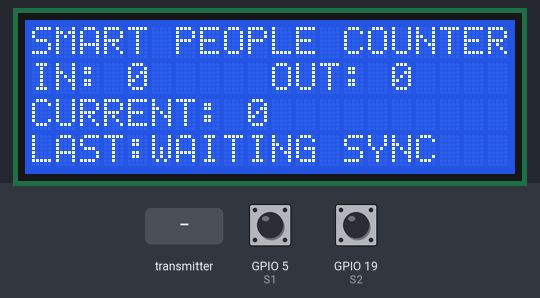
Bench run of a sketch on a simulated ESP32. Parts: 20×4 character LCD. Inputs (shaded band) come from the test bench; at power-on: GPIO 5 (S1) HIGH, GPIO 19 (S2) HIGH. WiFi joins after 1.5 s; servers stay silent unless stated; what the sketch prints to the serial monitor is not drawn.

Above: at 4.1 s.
4.2 s: GPIO 5 (S1) pulled LOW for 0.15 s
5.8 s: GPIO 19 (S2) pulled LOW for 0.15 s
At 6.8 s:
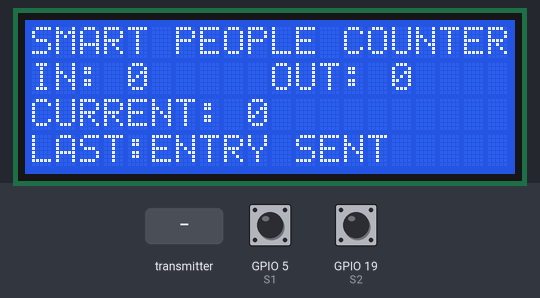
7.4 s: the transmitter starts sending packetType = 0
9.4 s: GPIO 5 (S1) pulled LOW for 1 s
12.9 s: GPIO 5 (S1) driven LOW and GPIO 19 (S2) driven LOW
14.4 s: GPIO 5 (S1) pulsed HIGH 2 times (0.12 s each, 0.3 s apart)
Timing chart, 0 to 17.4 s (numbered marks = the images above; inputs shaded):
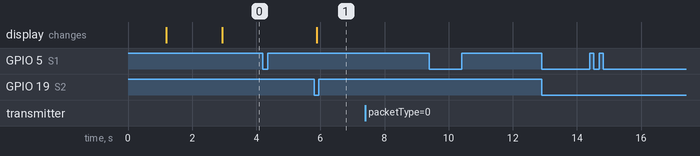

The sketch:

SenderFinal3.ino
```cpp
#include <WiFi.h>
#include <esp_now.h>
#include <Wire.h>
#include <hd44780.h>
#include <hd44780ioClass/hd44780_I2Cexp.h>

// ======================================================
// LCD OBJECT
// ======================================================
hd44780_I2Cexp lcd;

// ======================================================
// DEBUG MODE
// 1 = enable serial logs
// 0 = disable extra logs for faster performance
// ======================================================
#define DEBUG 1

#if DEBUG
  #define DBG_PRINT(x) Serial.print(x)
  #define DBG_PRINTLN(x) Serial.println(x)
#else
  #define DBG_PRINT(x)
  #define DBG_PRINTLN(x)
#endif

#define WIFI_SSID "Motorola-hotspot"
#define WIFI_PASSWORD "12345678"

// ======================================================
// GATE 2 SENSORS
// ======================================================
const int S1 = 5;
const int S2 = 19;

// ======================================================
// Sensor Logic
// If your IR sensor gives LOW when object detected -> keep LOW
// If HIGH when object detected -> change to HIGH
// ======================================================
const int SENSOR_TRIGGERED = LOW;

// ======================================================
// Timing Settings
// ======================================================
const unsigned long SENSOR_DEBOUNCE = 120;
const unsigned long SEQUENCE_TIMEOUT = 2000;

// ======================================================
// Sensor State Tracking (Non-blocking)
// ======================================================
bool s1PrevState = false;
bool s2PrevState = false;

unsigned long lastS1Trigger = 0;
unsigned long lastS2Trigger = 0;

// ======================================================
// Sequence Buffer
// We only need last 2 sensor events for direction
// '1' then '2' = ENTRY
// '2' then '1' = EXIT
// ======================================================
char sequence[2];
int seqCount = 0;
unsigned long lastSequenceTime = 0;

// ======================================================
// FINAL COUNTS (ONLY FROM RECEIVER SYNC)
// Sender no longer owns truth
// ======================================================
volatile int currentCount = 0;
volatile int inCount = 0;
volatile int outCount = 0;

// ======================================================
// PACKETS
// E = Event packet (sender -> receiver)
// S = Sync packet  (receiver -> sender)
// ======================================================
typedef struct struct_packet {
  char packetType;          // 'E' = Event, 'S' = Sync
  char eventType;           // valid when packetType='E'
  unsigned long eventId;    // valid when packetType='E'
  int currentCount;         // valid when packetType='S'
  int inCount;              // valid when packetType='S'
  int outCount;             // valid when packetType='S'
} struct_packet;

struct_packet outgoingPacket;
struct_packet incomingPacket;

// ======================================================
// Stable Event Counter
// ======================================================
unsigned long eventCounter = 0;

// ======================================================
// REPLACE WITH RECEIVER ESP32 MAC ADDRESS
// Example: 1C:C3:AB:B4:5A:FC
// ======================================================
uint8_t receiverMAC[] = {0x1C, 0xC3, 0xAB, 0xB4, 0x5A, 0xFC};

// ======================================================
// LCD UPDATE FUNCTION
// ======================================================
void updateLCD(const char* statusMsg = "READY") {
  lcd.clear();

  lcd.setCursor(0, 0);
  lcd.print("SMART PEOPLE COUNTER");

  lcd.setCursor(0, 1);
  lcd.print("IN: ");
  lcd.print(inCount);

  lcd.setCursor(10, 1);
  lcd.print("OUT: ");
  lcd.print(outCount);

  lcd.setCursor(0, 2);
  lcd.print("CURRENT: ");
  lcd.print(currentCount);

  lcd.setCursor(0, 3);
  lcd.print("LAST:");
  lcd.print(statusMsg);
}

// ======================================================
// Utility Functions
// ======================================================
void resetSequence() {
  seqCount = 0;
}

void printSequence() {
  DBG_PRINT("[SEQ] ");
  if (seqCount == 0) {
    DBG_PRINTLN("[empty]");
    return;
  }

  for (int i = 0; i < seqCount; i++) {
    DBG_PRINT(sequence[i]);
    if (i < seqCount - 1) DBG_PRINT(" -> ");
  }
  DBG_PRINTLN("");
}

void addToSequence(char sensor) {
  if (seqCount < 2) {
    sequence[seqCount++] = sensor;
  } else {
    // Shift left and add latest
    sequence[0] = sequence[1];
    sequence[1] = sensor;
  }
  lastSequenceTime = millis();
  printSequence();
}

// ======================================================
// WiFi Connect (recommended for same channel)
// ======================================================
void connectToWiFi() {
  Serial.println("[WIFI] Connecting sender to hotspot...");
  updateLCD("WiFi Connecting...");

  WiFi.mode(WIFI_STA);
  WiFi.begin(WIFI_SSID, WIFI_PASSWORD);

  int retryCount = 0;

  while (WiFi.status() != WL_CONNECTED) {
    delay(500);
    Serial.print(".");
    retryCount++;

    if (retryCount >= 30) {
      Serial.println();
      Serial.println("[WARNING] Sender WiFi connect failed.");
      Serial.println("[WARNING] ESP-NOW may fail if channel mismatched.");
      updateLCD("WiFi FAILED");
      return;
    }
  }

  Serial.println();
  Serial.println("[SUCCESS] Sender WiFi Connected!");
  Serial.print("[INFO] Sender IP: ");
  Serial.println(WiFi.localIP());
  Serial.print("[INFO] Sender MAC: ");
  Serial.println(WiFi.macAddress());
  Serial.print("[INFO] Sender WiFi Channel: ");
  Serial.println(WiFi.channel());

  updateLCD("WiFi Connected");
}

// ======================================================
// ESP-NOW Send Callback (Core 3.x)
// ======================================================
void onDataSent(const wifi_tx_info_t *info, esp_now_send_status_t status) {
  DBG_PRINT("[ESP-NOW] Send Status: ");
  if (status == ESP_NOW_SEND_SUCCESS) {
    DBG_PRINTLN("SUCCESS");
  } else {
    DBG_PRINTLN("FAILED");
  }
  DBG_PRINTLN("-----------------------------------");
}

// ======================================================
// ESP-NOW Receive Callback (Sync from Receiver)
// ======================================================
void onDataRecv(const esp_now_recv_info_t *recv_info, const uint8_t *incomingDataBytes, int len) {
  if (len != sizeof(struct_packet)) {
    DBG_PRINTLN("[ESP-NOW] Invalid packet size received");
    return;
  }

  memcpy(&incomingPacket, incomingDataBytes, sizeof(incomingPacket));

  if (incomingPacket.packetType != 'S') {
    DBG_PRINTLN("[ESP-NOW] Non-sync packet ignored on sender");
    return;
  }

  currentCount = incomingPacket.currentCount;
  inCount = incomingPacket.inCount;
  outCount = incomingPacket.outCount;

  DBG_PRINTLN("==================================");
  DBG_PRINTLN("[SYNC] Synced counts received from receiver");
  DBG_PRINT("Current = ");
  DBG_PRINTLN(currentCount);
  DBG_PRINT("IN      = ");
  DBG_PRINTLN(inCount);
  DBG_PRINT("OUT     = ");
  DBG_PRINTLN(outCount);
  DBG_PRINTLN("==================================");

  updateLCD("SYNC OK");
}

// ======================================================
// Send Event to Receiver
// ======================================================
void sendEventToReceiver(char eventType) {
  outgoingPacket.packetType = 'E';
  outgoingPacket.eventType = eventType;
  outgoingPacket.eventId = ++eventCounter;

  // not used in event packet, but keep clean
  outgoingPacket.currentCount = 0;
  outgoingPacket.inCount = 0;
  outgoingPacket.outCount = 0;

  esp_err_t result = esp_now_send(receiverMAC, (uint8_t *)&outgoingPacket, sizeof(outgoingPacket));

  DBG_PRINT("[SEND] Event = ");
  DBG_PRINTLN(eventType);
  DBG_PRINT("[SEND] Event ID = ");
  DBG_PRINTLN(outgoingPacket.eventId);

  if (result == ESP_OK) {
    DBG_PRINTLN("[ESP-NOW] Event packet queued successfully");
    updateLCD(eventType == 'I' ? "ENTRY SENT" : "EXIT SENT");
  } else {
    DBG_PRINT("[ESP-NOW] Send Error Code: ");
    DBG_PRINTLN(result);
    updateLCD("SEND FAIL");
  }
}

// ======================================================
// Process Gate Sequence
// S1 -> S2 = ENTRY
// S2 -> S1 = EXIT
// ======================================================
void processSequence() {
  if (seqCount < 2) return;

  char first = sequence[0];
  char second = sequence[1];

  // ENTRY
  if (first == '1' && second == '2') {
    DBG_PRINTLN("==================================");
    DBG_PRINTLN("[GATE 2] ENTRY DETECTED");
    DBG_PRINTLN("Sending event to receiver...");
    DBG_PRINTLN("==================================");

    sendEventToReceiver('I');
    resetSequence();
  }
  // EXIT
  else if (first == '2' && second == '1') {
    DBG_PRINTLN("==================================");
    DBG_PRINTLN("[GATE 2] EXIT DETECTED");
    DBG_PRINTLN("Sending event to receiver...");
    DBG_PRINTLN("==================================");

    sendEventToReceiver('O');
    resetSequence();
  }
  // Invalid / duplicate
  else {
    DBG_PRINTLN("[WARNING] Invalid sequence pattern. Keeping latest sensor only.");
    sequence[0] = sequence[1];
    seqCount = 1;
    printSequence();
  }
}

// ======================================================
// ESP-NOW Setup
// IMPORTANT: Run after WiFi connect
// ======================================================
void setupEspNow() {
  Serial.println("[INFO] Initializing ESP-NOW...");
  updateLCD("ESP-NOW Init...");

  if (esp_now_init() != ESP_OK) {
    Serial.println("[ERROR] ESP-NOW init failed!");
    updateLCD("ESP-NOW FAIL");
    return;
  }

  esp_now_register_send_cb(onDataSent);
  esp_now_register_recv_cb(onDataRecv);

  esp_now_peer_info_t peerInfo = {};
  memcpy(peerInfo.peer_addr, receiverMAC, 6);
  peerInfo.channel = 0;     // use current channel
  peerInfo.encrypt = false;

  if (esp_now_add_peer(&peerInfo) != ESP_OK) {
    Serial.println("[ERROR] Failed to add receiver peer!");
    updateLCD("PEER ADD FAIL");
    return;
  }

  Serial.println("[SUCCESS] ESP-NOW initialized and receiver added.");
  updateLCD("ESP-NOW Ready");
}

// ======================================================
// Read Sensors (Non-blocking edge detection)
// ======================================================
void handleSensors() {
  unsigned long now = millis();

  bool s1Triggered = (digitalRead(S1) == SENSOR_TRIGGERED);
  bool s2Triggered = (digitalRead(S2) == SENSOR_TRIGGERED);

  // Rising edge for S1 (inactive -> active)
  if (s1Triggered && !s1PrevState) {
    if (now - lastS1Trigger > SENSOR_DEBOUNCE) {
      DBG_PRINTLN("[SENSOR] S1 Triggered");
      addToSequence('1');
      lastS1Trigger = now;
      processSequence();
    }
  }

  // Rising edge for S2
  if (s2Triggered && !s2PrevState) {
    if (now - lastS2Trigger > SENSOR_DEBOUNCE) {
      DBG_PRINTLN("[SENSOR] S2 Triggered");
      addToSequence('2');
      lastS2Trigger = now;
      processSequence();
    }
  }

  // Save current state for next loop
  s1PrevState = s1Triggered;
  s2PrevState = s2Triggered;

  // Sequence timeout
  if (seqCount > 0 && (now - lastSequenceTime > SEQUENCE_TIMEOUT)) {
    DBG_PRINTLN("[TIMEOUT] Sequence timeout. Resetting sequence.");
    resetSequence();
  }
}

// ======================================================
// Setup
// ======================================================
void setup() {
  Serial.begin(115200);
  delay(1000);

  Serial.println();
  Serial.println("==========================================");
  Serial.println(" SENDER = GATE 2 + ESP-NOW + LCD (SLAVE) ");
  Serial.println("==========================================");

  // LCD INIT
  Wire.begin(21, 22);
  int status = lcd.begin(20, 4);

  if (status) {
    Serial.print("LCD init failed, status = ");
    Serial.println(status);
    while (1);
  }

  lcd.backlight();
  updateLCD("LCD OK");

  pinMode(S1, INPUT_PULLUP);
  pinMode(S2, INPUT_PULLUP);

  connectToWiFi();
  setupEspNow();

  updateLCD("WAITING SYNC");

  Serial.println("[READY] Sender Ready");
  Serial.println("[INFO] Sender sends events only, receiver owns final counts");
}

// ======================================================
// Loop
// ======================================================
void loop() {
  handleSensors();
  delay(5);
}
```

Measured:
- after the input at 4.2 s, every drawn part: stays the same
- after the input at 5.8 s, the display: changes after 0.08 s (image 1)
- after the input at 7.4 s, every drawn part: stays the same
- after the input at 9.4 s, every drawn part: stays the same
- after the input at 12.9 s, every drawn part: stays the same
- after the input at 14.4 s, every drawn part: stays the same
